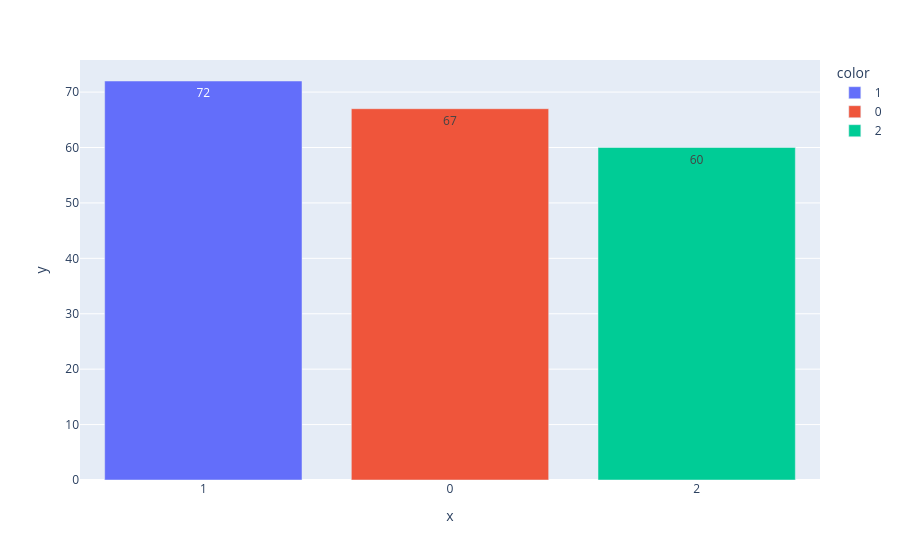

Here is the notebook cell this chart was saved with:
### Code cell
# Diagramme en barre du nombre d'observations dans chaque classe
px.bar(x=val1.index.astype(str), y=val1.values, color=val1.index.astype(str), text_auto=True).show()

### Figure 1 — Plotly figure (JSON) as saved in the notebook; plotly's stock layout.template omitted (floating-point values rounded to 4 significant figures)
{"data": [{"hovertemplate": "color=1<br>x=%{x}<br>y=%{y}<extra></extra>", "legendgroup": "1", "marker": {"color": "#636efa", "pattern": {"shape": ""}}, "name": "1", "orientation": "v", "showlegend": true, "textposition": "auto", "texttemplate": "%{y}", "type": "bar", "x": ["1"], "xaxis": "x", "y": [72], "yaxis": "y"}, {"hovertemplate": "color=0<br>x=%{x}<br>y=%{y}<extra></extra>", "legendgroup": "0", "marker": {"color": "#EF553B", "pattern": {"shape": ""}}, "name": "0", "orientation": "v", "showlegend": true, "textposition": "auto", "texttemplate": "%{y}", "type": "bar", "x": ["0"], "xaxis": "x", "y": [67], "yaxis": "y"}, {"hovertemplate": "color=2<br>x=%{x}<br>y=%{y}<extra></extra>", "legendgroup": "2", "marker": {"color": "#00cc96", "pattern": {"shape": ""}}, "name": "2", "orientation": "v", "showlegend": true, "textposition": "auto", "texttemplate": "%{y}", "type": "bar", "x": ["2"], "xaxis": "x", "y": [60], "yaxis": "y"}], "layout": {"barmode": "relative", "legend": {"title": {"text": "color"}, "tracegroupgap": 0}, "margin": {"t": 60}, "xaxis": {"anchor": "y", "domain": [0.0, 1.0], "title": {"text": "x"}}, "yaxis": {"anchor": "x", "domain": [0.0, 1.0], "title": {"text": "y"}}}}
